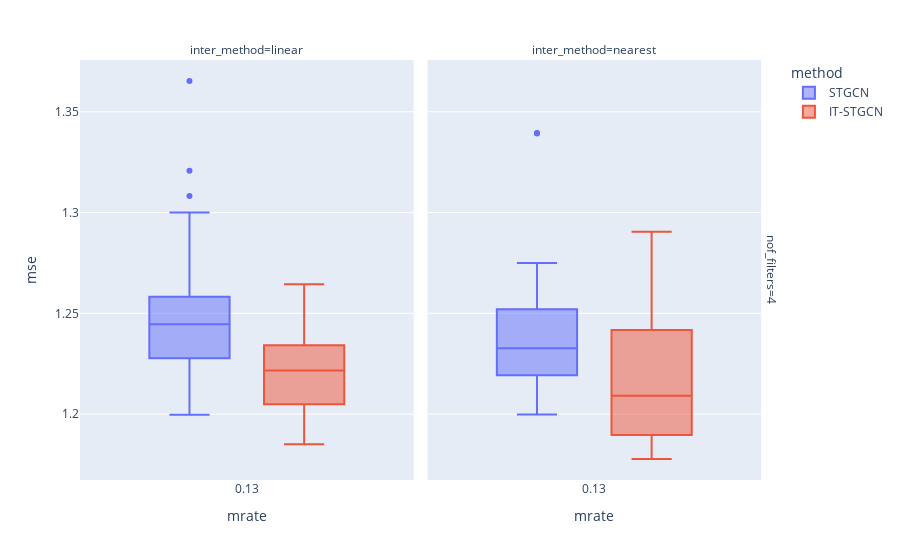

The notebook cell this image was saved under:
### Markdown cell above
## Block

### Code cell
data.query("method!='GNAR' and mtype =='block' ").plot.box(backend='plotly',x='mrate',color='method',y='mse',facet_col='inter_method',facet_row='nof_filters',height=600)

### Figure 1 — Plotly figure (JSON) as saved in the notebook; plotly's stock layout.template omitted (floating-point values rounded to 4 significant figures)
{"data": [{"alignmentgroup": "True", "hovertemplate": "method=STGCN<br>nof_filters=4<br>inter_method=linear<br>mrate=%{x}<br>mse=%{y}<extra></extra>", "legendgroup": "STGCN", "marker": {"color": "#636efa"}, "name": "STGCN", "notched": false, "offsetgroup": "STGCN", "orientation": "v", "showlegend": true, "type": "box", "x": [0.125, 0.125, 0.125, 0.125, 0.125, 0.125, 0.125, 0.125, 0.125, 0.125, 0.125, 0.125, 0.125, 0.125, 0.125, 0.125, 0.125, 0.125, 0.125, 0.125, 0.125, 0.125, 0.125, 0.125, 0.125, 0.125, 0.125, 0.125, 0.125, 0.125], "x0": " ", "xaxis": "x", "y": [1.225, 1.281, 1.248, 1.217, 1.203, 1.233, 1.22, 1.232, 1.229, 1.308, 1.278, 1.3, 1.207, 1.244, 1.258, 1.257, 1.24, 1.254, 1.23, 1.25, 1.2, 1.254, 1.365, 1.223, 1.241, 1.321, 1.228, 1.245, 1.248, 1.283], "y0": " ", "yaxis": "y"}, {"alignmentgroup": "True", "hovertemplate": "method=STGCN<br>nof_filters=4<br>inter_method=nearest<br>mrate=%{x}<br>mse=%{y}<extra></extra>", "legendgroup": "STGCN", "marker": {"color": "#636efa"}, "name": "STGCN", "notched": false, "offsetgroup": "STGCN", "orientation": "v", "showlegend": false, "type": "box", "x": [0.125, 0.125, 0.125, 0.125, 0.125, 0.125, 0.125, 0.125, 0.125, 0.125, 0.125, 0.125, 0.125, 0.125, 0.125, 0.125, 0.125, 0.125, 0.125, 0.125, 0.125, 0.125, 0.125, 0.125, 0.125, 0.125, 0.125, 0.125, 0.125, 0.125], "x0": " ", "xaxis": "x2", "y": [1.24, 1.253, 1.2, 1.245, 1.22, 1.205, 1.252, 1.213, 1.225, 1.201, 1.339, 1.249, 1.238, 1.257, 1.202, 1.226, 1.227, 1.275, 1.206, 1.223, 1.219, 1.247, 1.219, 1.339, 1.273, 1.254, 1.225, 1.223, 1.244, 1.246], "y0": " ", "yaxis": "y2"}, {"alignmentgroup": "True", "hovertemplate": "method=IT-STGCN<br>nof_filters=4<br>inter_method=linear<br>mrate=%{x}<br>mse=%{y}<extra></extra>", "legendgroup": "IT-STGCN", "marker": {"color": "#EF553B"}, "name": "IT-STGCN", "notched": false, "offsetgroup": "IT-STGCN", "orientation": "v", "showlegend": true, "type": "box", "x": [0.125, 0.125, 0.125, 0.125, 0.125, 0.125, 0.125, 0.125, 0.125, 0.125, 0.125, 0.125, 0.125, 0.125, 0.125, 0.125, 0.125, 0.125, 0.125, 0.125, 0.125, 0.125, 0.125, 0.125, 0.125, 0.125, 0.125, 0.125, 0.125, 0.125], "x0": " ", "xaxis": "x", "y": [1.221, 1.205, 1.217, 1.199, 1.226, 1.264, 1.199, 1.236, 1.205, 1.262, 1.223, 1.248, 1.215, 1.185, 1.23, 1.225, 1.2, 1.237, 1.236, 1.225, 1.217, 1.195, 1.235, 1.234, 1.201, 1.191, 1.224, 1.206, 1.225, 1.214], "y0": " ", "yaxis": "y"}, {"alignmentgroup": "True", "hovertemplate": "method=IT-STGCN<br>nof_filters=4<br>inter_method=nearest<br>mrate=%{x}<br>mse=%{y}<extra></extra>", "legendgroup": "IT-STGCN", "marker": {"color": "#EF553B"}, "name": "IT-STGCN", "notched": false, "offsetgroup": "IT-STGCN", "orientation": "v", "showlegend": false, "type": "box", "x": [0.125, 0.125, 0.125, 0.125, 0.125, 0.125, 0.125, 0.125, 0.125, 0.125, 0.125, 0.125, 0.125, 0.125, 0.125, 0.125, 0.125, 0.125, 0.125, 0.125, 0.125, 0.125, 0.125, 0.125, 0.125, 0.125, 0.125, 0.125, 0.125, 0.125], "x0": " ", "xaxis": "x2", "y": [1.186, 1.262, 1.227, 1.243, 1.192, 1.184, 1.178, 1.253, 1.19, 1.201, 1.212, 1.209, 1.242, 1.238, 1.225, 1.29, 1.183, 1.195, 1.19, 1.2, 1.203, 1.253, 1.223, 1.259, 1.21, 1.188, 1.189, 1.246, 1.186, 1.213], "y0": " ", "yaxis": "y2"}], "layout": {"annotations": [{"font": {}, "showarrow": false, "text": "inter_method=linear", "x": 0.24, "xanchor": "center", "xref": "paper", "y": 1, "yanchor": "bottom", "yref": "paper"}, {"font": {}, "showarrow": false, "text": "inter_method=nearest", "x": 0.74, "xanchor": "center", "xref": "paper", "y": 1, "yanchor": "bottom", "yref": "paper"}, {"font": {}, "showarrow": false, "text": "nof_filters=4", "textangle": 90, "x": 0.98, "xanchor": "left", "xref": "paper", "y": 0.5, "yanchor": "middle", "yref": "paper"}], "autosize": true, "boxmode": "group", "legend": {"title": {"text": "method"}, "tracegroupgap": 0}, "margin": {"t": 60}, "xaxis": {"anchor": "y", "autorange": true, "domain": [0, 0.48], "range": [-0.3791, 0.6291], "title": {"text": "mrate"}, "type": "linear"}, "xaxis2": {"anchor": "y2", "autorange": true, "domain": [0.5, 0.98], "matches": "x", "range": [-0.3791, 0.6291], "title": {"text": "mrate"}, "type": "linear"}, "yaxis": {"anchor": "x", "autorange": true, "domain": [0, 1], "range": [1.167, 1.376], "title": {"text": "mse"}, "type": "linear"}, "yaxis2": {"anchor": "x2", "autorange": true, "domain": [0, 1], "matches": "y", "range": [1.167, 1.376], "showticklabels": false, "type": "linear"}}}
